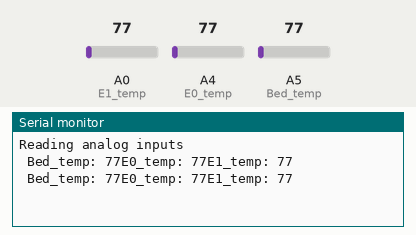
Simulated run of this sketch. Board: Arduino Zero (SAMD21). Shown: the last lines printed to the serial monitor. Inputs (shaded band) come from the test bench; at power-on: A0 (E1_temp) = 77, A4 (E0_temp) = 77, A5 (Bed_temp) = 77.

Above: at 1.8 s.
1.9 s: A0 (E1_temp) set to 92
At 2.8 s:
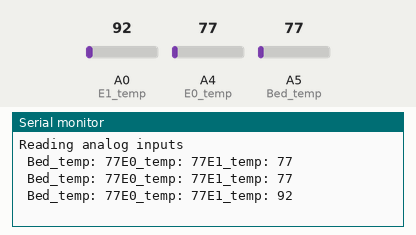
3.4 s: A4 (E0_temp) set to 92
At 4.6 s:
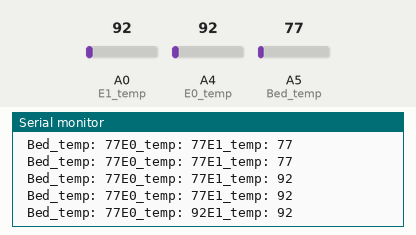
4.9 s: A5 (Bed_temp) set to 92
At 5.4 s:
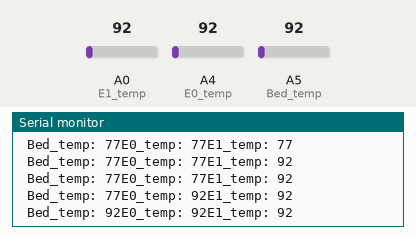
6.4 s: A0 (E1_temp) set to 107
At 7.7 s:
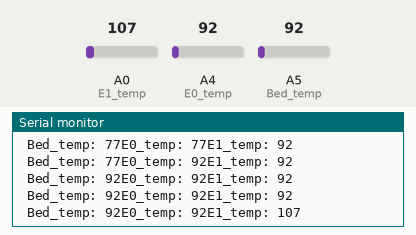
7.9 s: A4 (E0_temp) set to 107
At 8.8 s:
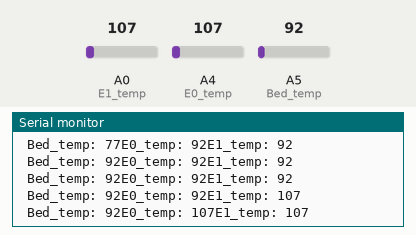
9.4 s: A5 (Bed_temp) set to 107
At 10.5 s:
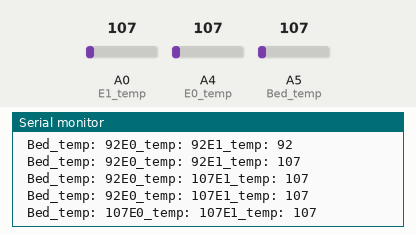
Timing chart, 0 to 11.9 s (numbered marks = the images above; inputs shaded):
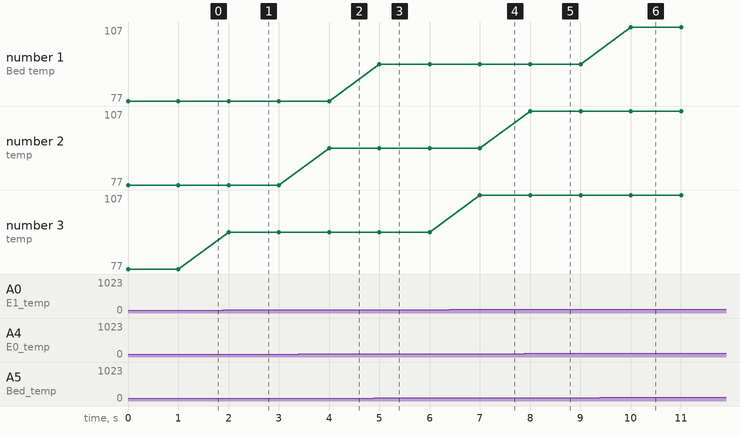

Measured:
- after the input at 1.9 s, the serial monitor: prints a new line after 0.10 s (image 1)
- after the input at 3.4 s, the serial monitor: prints a new line after 0.60 s (image 2)
- after the input at 4.9 s, the serial monitor: prints a new line after 0.10 s (image 3)
- after the input at 6.4 s, the serial monitor: prints a new line after 0.60 s (image 4)
- after the input at 7.9 s, the serial monitor: prints a new line after 0.10 s (image 5)
- after the input at 9.4 s, the serial monitor: prints a new line after 0.61 s (image 6)
- plotted number 3: 77 → 92 after the input at 1.9 s, 92 → 107 after the input at 6.4 s

The sketch:

AnalogInput.ino
```cpp
/*
  Read analog inputs on E0_temp and Bed_temp
  (investigate analogReadResolution() at some point)
 */

 //Analog input pins
uint8_t E0_temp = A4;
uint8_t Bed_temp = A5;
uint8_t E1_temp = A0;


void setup() {
 SerialUSB.begin(115200);
 while (!SerialUSB) {}
 SerialUSB.println("Reading analog inputs");
}


void loop() {
  SerialUSB.print(" Bed_temp: ");
  SerialUSB.print(analogRead(Bed_temp));
  SerialUSB.print("E0_temp: ");
  SerialUSB.print(analogRead(E0_temp));
  SerialUSB.print("E1_temp: ");
  SerialUSB.print(analogRead(E1_temp));
  SerialUSB.println();
  delay(1000);
}
```
